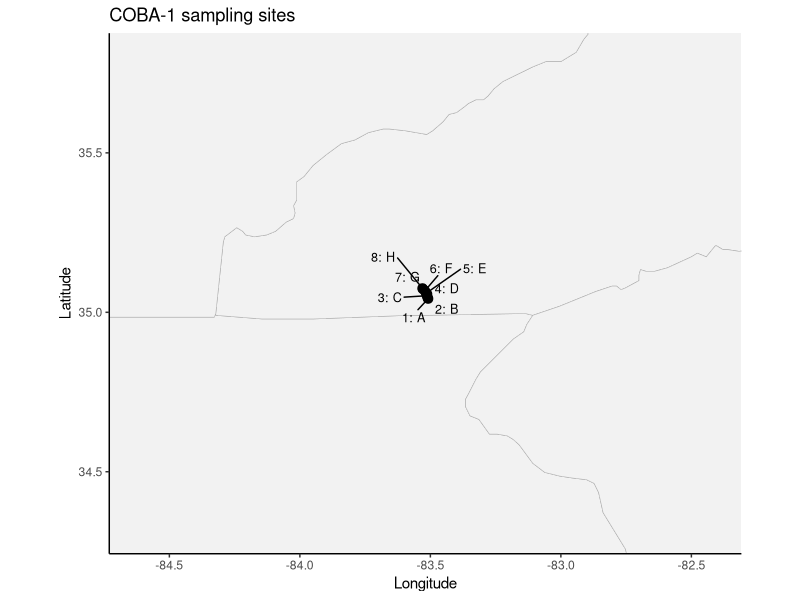
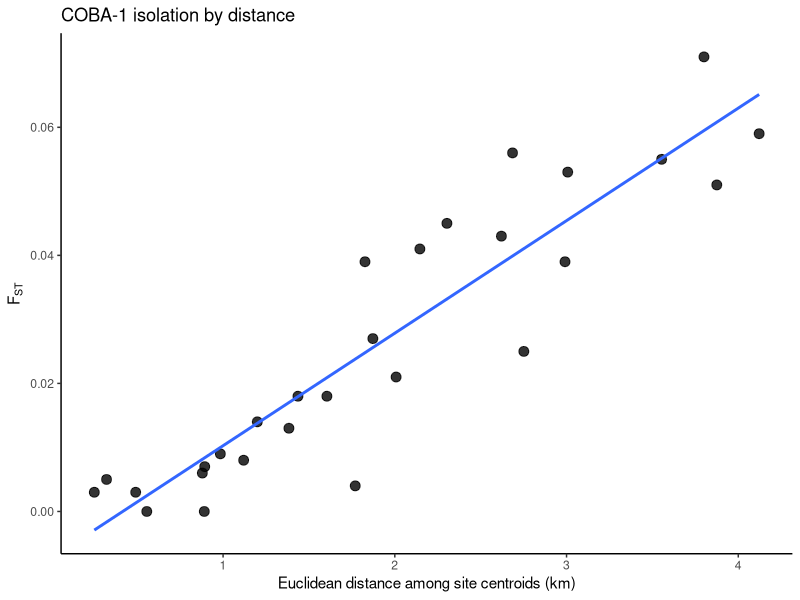

R code for these plots, in order: (Note: this script raises an error after producing the figures.)
# -----------------------------
# COBA-1 mottled sculpin
# Cottus bairdi
# Lamphere & Blum 2012
# Table 1 site coordinates + Table 2 site-level pairwise FST
# -----------------------------

library(ggplot2)
library(ggrepel)
library(dplyr)
library(maps)
library(geosphere)

# ------------------------------
# paths
# ------------------------------
save_dir <- "/Users/johnmccall/Library/CloudStorage/OneDrive-TheOhioStateUniversity/Spring_2026/Landgen_DGS/DGS-Patterns-of-Fish-Diversity/DGS-Patterns-of-Fish-Diversity/Objective 2/Data/COBA-1"
data_dir <- file.path(save_dir, "data")

# -----------------------------
# 1) site coordinates
# exact values from Table 1
# note: the published table headers appear swapped,
# but these values clearly correspond to lat ~35 N and lon ~83 W
# -----------------------------
COBA_1_coords <- data.frame(
  site = as.character(1:8),
  lat = c(
    35.042833,  # A = 35 02 34.20
    35.044597,  # B = 35 02 40.55
    35.052006,  # C = 35 03 07.22
    35.056900,  # D = 35 03 24.84
    35.059606,  # E = 35 03 34.58
    35.067678,  # F = 35 04 03.64
    35.072747,  # G = 35 04 21.89
    35.075242   # H = 35 04 30.87
  ),
  lon = c(
    -83.508408, # A = 83 30 30.27 W
    -83.510108, # B = 83 30 36.39 W
    -83.513450, # C = 83 30 48.42 W
    -83.512247, # D = 83 30 44.09 W
    -83.516503, # E = 83 30 59.41 W
    -83.520906, # F = 83 31 15.26 W
    -83.528503, # G = 83 31 42.61 W
    -83.530278  # H = 83 31 49.00 W
  ),
  stringsAsFactors = FALSE
)

# plotting helper with original paper site letters
COBA_1_coords_plot <- data.frame(
  site = as.character(1:8),
  site_code = LETTERS[1:8],
  lat = COBA_1_coords$lat,
  lon = COBA_1_coords$lon,
  stringsAsFactors = FALSE
)

# -----------------------------
# 2) helper: fill symmetric matrix from lower triangle
# -----------------------------
fill_sym_from_lower <- function(pops, vals, diag_val = 0) {
  n <- length(pops)
  stopifnot(length(vals) == n * (n - 1) / 2)
  
  mat <- matrix(
    0,
    nrow = n,
    ncol = n,
    dimnames = list(pops, pops)
  )
  
  k <- 1
  for (i in 2:n) {
    for (j in 1:(i - 1)) {
      mat[i, j] <- vals[k]
      mat[j, i] <- vals[k]
      k <- k + 1
    }
  }
  
  diag(mat) <- diag_val
  mat
}

# -----------------------------
# 3) pairwise FST matrix
# Table 2 values entered from the LOWER triangle row-wise
# site order in the paper: A, B, C, D, E, F, G, H
# -----------------------------
fst_vals <- c(
  # B
  0.003,
  
  # C
  0.008, 0.006,
  
  # D
  0.018, 0.013, 0.000,
  
  # E
  0.021, 0.004, 0.000, 0.003,
  
  # F
  0.039, 0.025, 0.027, 0.018, 0.009,
  
  # G
  0.071, 0.055, 0.056, 0.045, 0.039, 0.007,
  
  # H
  0.059, 0.051, 0.053, 0.043, 0.041, 0.014, 0.005
)

COBA_1_fst <- fill_sym_from_lower(
  pops = COBA_1_coords$site,
  vals = fst_vals,
  diag_val = 0
)

COBA_1_fst[COBA_1_fst < 0] <- 0
diag(COBA_1_fst) <- 0

# -----------------------------
# 4) inspect outputs
# -----------------------------
print(COBA_1_coords)
print(round(COBA_1_fst, 3))

cat("\nSite key:\n")
cat("1 = A\n")
cat("2 = B\n")
cat("3 = C\n")
cat("4 = D\n")
cat("5 = E\n")
cat("6 = F\n")
cat("7 = G\n")
cat("8 = H\n")

# -----------------------------
# 5) geographic distance matrix
# straight-line distance in km
# -----------------------------
geo_dist_km <- geosphere::distm(
  as.matrix(COBA_1_coords[, c("lon", "lat")]),
  fun = geosphere::distHaversine
) / 1000

rownames(geo_dist_km) <- COBA_1_coords$site
colnames(geo_dist_km) <- COBA_1_coords$site

# -----------------------------
# 6) map of sampling locations
# US + Canada, but zoomed to the study area
# -----------------------------
world_map <- map_data("world") |>
  dplyr::filter(region %in% c("USA", "Canada"))

states_map <- map_data("state")

x_pad <- 1.2
y_pad <- 0.8

xlim_use <- range(COBA_1_coords_plot$lon) + c(-x_pad, x_pad)
ylim_use <- range(COBA_1_coords_plot$lat) + c(-y_pad, y_pad)

p_map <- ggplot() +
  geom_polygon(
    data = world_map,
    aes(x = long, y = lat, group = group),
    fill = "gray98",
    color = "gray80",
    linewidth = 0.2
  ) +
  geom_polygon(
    data = states_map,
    aes(x = long, y = lat, group = group),
    fill = "gray95",
    color = "gray70",
    linewidth = 0.2
  ) +
  geom_point(
    data = COBA_1_coords_plot,
    aes(x = lon, y = lat),
    size = 2.8
  ) +
  geom_text_repel(
    data = COBA_1_coords_plot,
    aes(x = lon, y = lat, label = paste0(site, ": ", site_code)),
    size = 3.2,
    max.overlaps = 100
  ) +
  coord_quickmap(
    xlim = xlim_use,
    ylim = ylim_use,
    expand = FALSE
  ) +
  theme_classic() +
  labs(
    title = "COBA-1 sampling sites",
    x = "Longitude",
    y = "Latitude"
  )

print(p_map)

# -----------------------------
# 7) IBD plot
# -----------------------------
ibd_df <- data.frame(
  site1   = rownames(COBA_1_fst)[row(COBA_1_fst)[upper.tri(COBA_1_fst)]],
  site2   = colnames(COBA_1_fst)[col(COBA_1_fst)[upper.tri(COBA_1_fst)]],
  fst     = COBA_1_fst[upper.tri(COBA_1_fst)],
  dist_km = geo_dist_km[upper.tri(geo_dist_km)]
)

p_ibd <- ggplot(ibd_df, aes(x = dist_km, y = fst)) +
  geom_point(size = 3, alpha = 0.8) +
  geom_smooth(method = "lm", se = FALSE) +
  theme_classic() +
  labs(
    title = "COBA-1 isolation by distance",
    x = "Euclidean distance among site centroids (km)",
    y = expression(F[ST])
  )

print(p_ibd)

# -----------------------------
# 8) save
# -----------------------------
save(
  COBA_1_fst,
  COBA_1_coords,
  file = file.path(data_dir, "COBA-1.RData")
)
